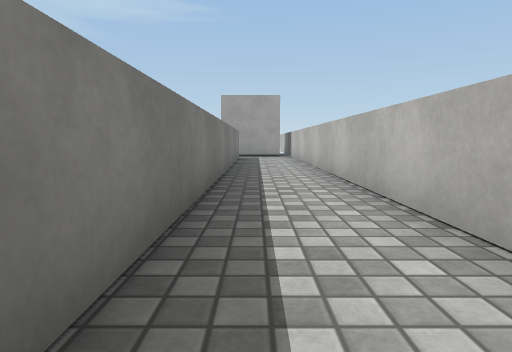
View 1 (above)

16 first-person views from a walk through a 3-D level made in the Unity game engine. The camera is 0.64 m above the floor, tilts 6° down and sees 75° across. The floor is counted in squares, 1 m on a side. Each view is taken from the middle of a square. On the plan, view 1 faces up. The plan holds only what a view shows up to about 10 squares ahead; the rest is blank. The place goes on beyond the plan. Surface patterns are stand-ins for the level's own textures.

View 2
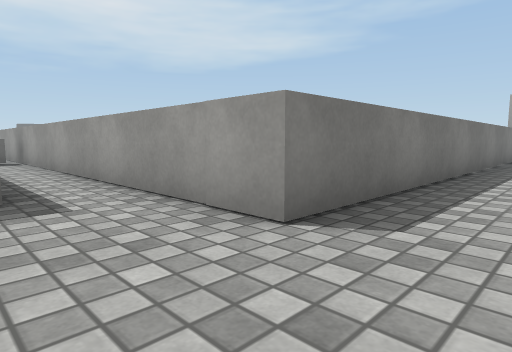

View 3
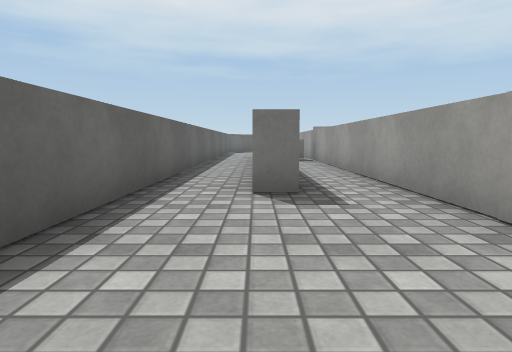

View 4
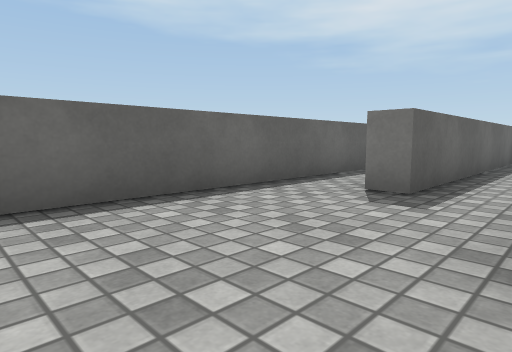

View 5
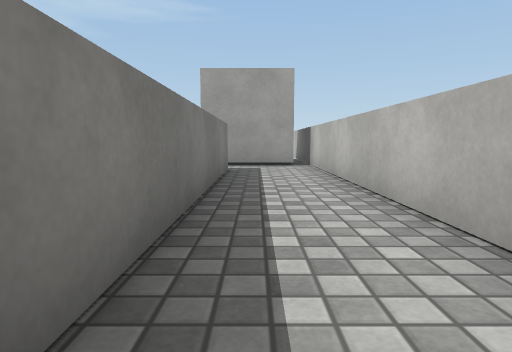

View 6
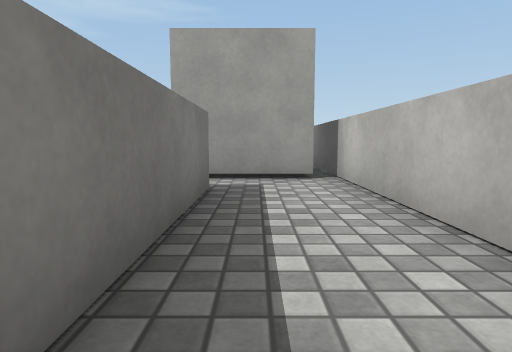

View 7
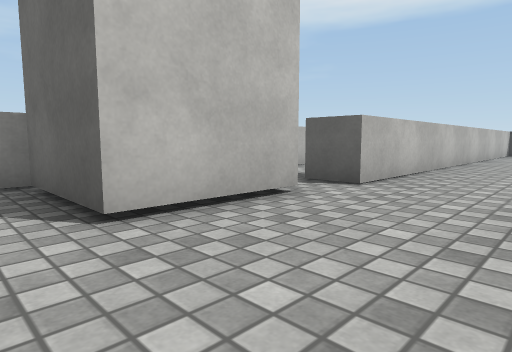

View 8
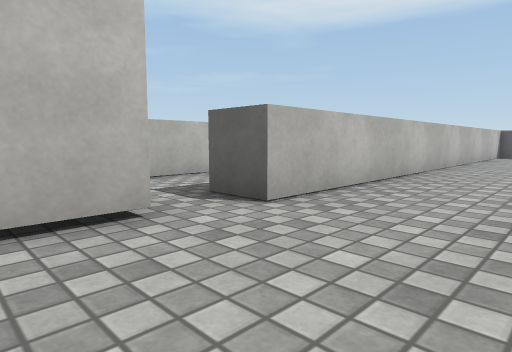

View 9
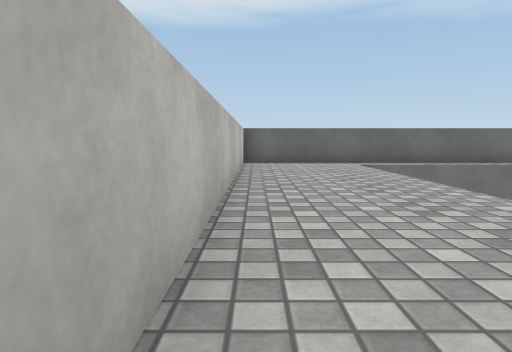

View 10
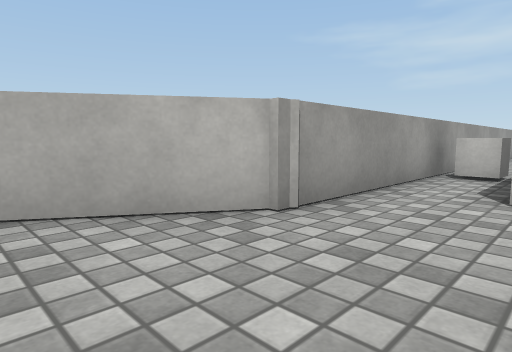

View 11
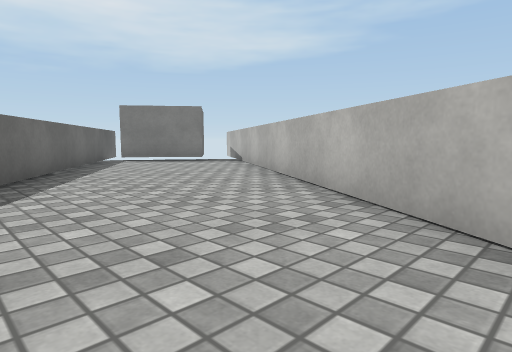

View 12
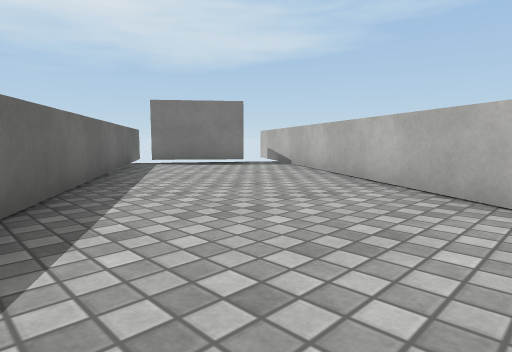

View 13
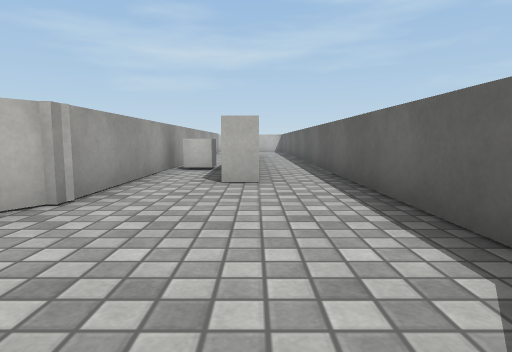

View 14
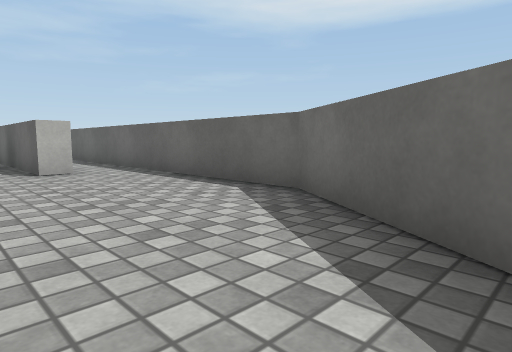

View 15
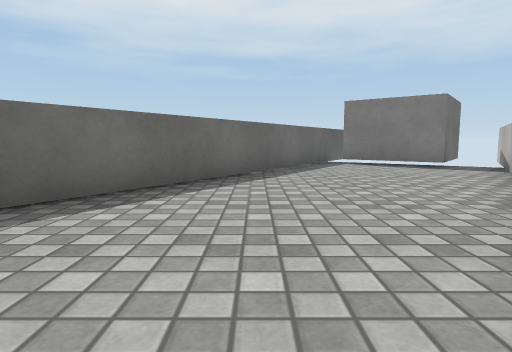

View 16
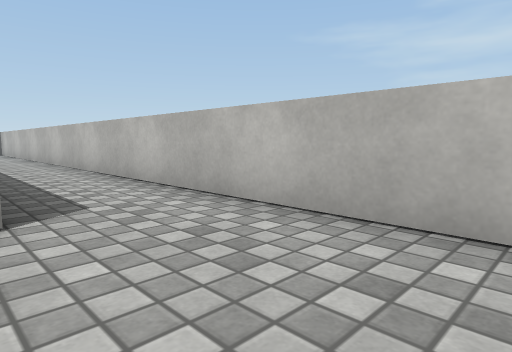

### Floor plan
Points are (right, up) in squares from view 1. A wall is a line through its corners. A room is listed if a view was taken in it or the views show most of it. See-through windows are left out.
Room 1 (views 1, 2, 3, 4, 5, 6, 7, 8, 9, 16)
walls: (-1.6, 0.2) (-1.6, 12.5) (-0.6, 12.5) (-0.6, -1) (-12.4, -1); (-9.8, 0) (-1.6, 0); (1.5, -3.8) (1.5, 13.2); (1.5, 15.9) (1.5, 16.4); (-13, -2.5) (-3.1, -2.5) (-3.1, -3.1); (-12.6, -4.5) (0.6, -4.5)
ways out: opening at (-12, -3) to room 2
objects: cube (-10, -2); cube (-1, 14) to (1, 16)
Room 2 (views 10, 11, 12, 13, 14, 15)
walls: (-14.4, -1.1) (-25.5, 5.9); (-13, -3.1) (-13, -2.5); (-12.4, -1) (-14.9, -1); (-26.5, 1.4) (-17.3, -4.5) (-12.6, -4.5); (-25.9, 5) (-24, 3.5) (-25.6, 1.5)
ways out: opening at (-12, -3) to room 1

Where each view was taken, in squares from view 1:
view 1: 0 up, 0 right, facing up
view 2: 3 down, 1 right, facing up-left
view 3: 3 down, 1 right, facing left
view 4: 1 down, 1 right, facing down-left
view 5: 5 up, 0 right, facing up
view 6: 8 up, 0 right, facing up
view 7: 17 up, 4 left, facing down-right
view 8: 15 up, 4 left, facing down-right
view 9: 10 up, 2 left, facing down
view 10: 3 down, 17 left, facing up-right
view 11: 3 down, 15 left, facing up-left
view 12: 3 down, 17 left, facing up-left
view 13: 3 down, 18 left, facing right
view 14: 1 down, 20 left, facing down-right
view 15: 1 down, 16 left, facing left
view 16: 4 down, 1 left, facing up-right
